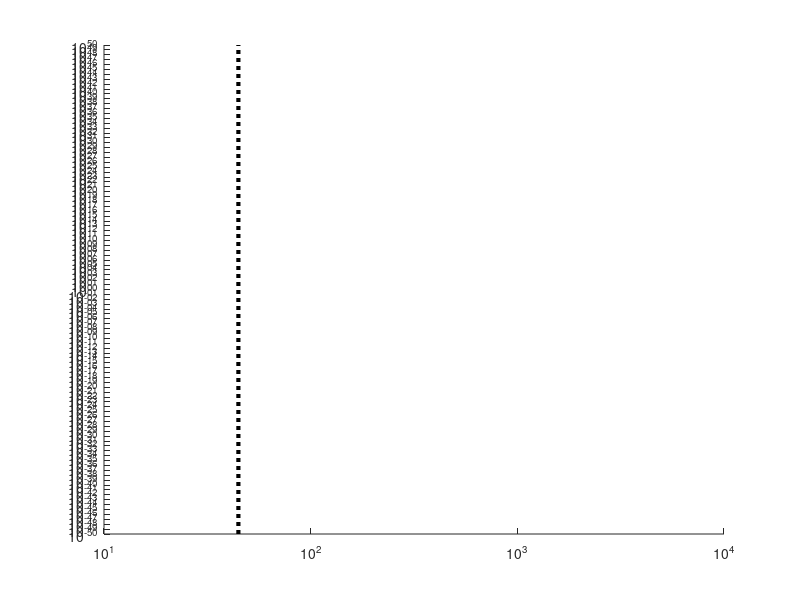

MATLAB code for this plot: (Note: this script raises an error after producing the figure.)
% =========================================================================
% This script performs a numerical comparison of several integer-valued
% sample size allocation schemes:
%
% Naive floor -- Peherstorfer
% Modified -- ceil with floor -- Gruber
% Iterative -- ceil with floor -- L & H
%
% relative to the continuous (real-valued) optimal allocation for the MFMC
% method under a fixed computational budget p.
% -------------------------------------------------------------------------
%         |=============================|
%         |                             |
%         |   /.  .\           /@  @\   |
% Author: |     l      =-->      L      |
%         |      o                X     |
%         |   BEFORE            AFTER   |
%         |=============================|_{*Jiaxing Liang*}
%
% -------------------------------------------------------------------------
% |¬_¬|~_~|@_@|*_*|._.|-_-|G_G|×_×|/_\|w_w|Q_Q|>_>|=_=|+_+|#_#|z_z|>_<|6_9|
% -------------------------------------------------------------------------
% Last modified: Oct-22,2025
% =========================================================================

clear all
close all

%% Load data
% % Example 1
% rho = [1,   9.9977e-01   9.9925e-01  9.9728e-01   9.8390e-01]; %rho_k
% C = [7.30e+01,7.0318e-03,1.4018e-03,5.0613e-04,2.6803e-04]; %cost
% % sigma1 = 1.0840e-02; %standard deviation sigma
% p_max=1e4; % total cost

% Example 2
rho = [1, 9.999882e-01, 9.999743e-01, 9.958253e-01];
C=[44.395, 6.8409e-01, 2.9937e-01, 1.9908e-04];
% sigma1 = 0.03;
p_max=1e4; % total cost

% Example 3
% rho = [1,0.6,0.4];
% C = [100,20,10];
% rho = [1,0.8,0.6,0.4];
% C = [100,50,20,10];
%
% p_max = 180;




rho_p1 = [rho(2:end),0];
delta = rho.^2-rho_p1.^2; % dalta = rho_k^2-rho_{k+1}^2
% temp = delta./C;
% temp(2:end)-temp(1:end-1); %check second cond works for the selected model or not

%% Initialization
M=1;%2e5;
p_range = linspace(sum(C),p_max,M)';%sum(C) % the min budget >= sum(C)
f_real_value = zeros(M,1);
f_floor = zeros(M,1);
f_iterative = zeros(M,1);
f_diff_upper_bound = zeros(M,1);

Cost_real_value = zeros(M,1);
Cost_floor = zeros(M,1);
Cost_iterative = zeros(M,1);



%% For each budget p, generate the relative difference of f and cost
for i = 1:M

    p = 46;%p_range(i);
    % =====================================================================
    % --- Feasibility check ---
    % =====================================================================
    if p < sum(C)
        error('Budget p is insufficient: must satisfy p >= sum(C).');
    end

    % =====================================================================
    % --- Initialization for possible restarts ---
    % =====================================================================
    restart_flag = true;

    while restart_flag
        restart_flag = false;  % reset restart flag

        % =====================================================================
        % --- Real-valued sample size: formula --- Peherstorfer
        % =====================================================================
        N_star = sqrt(delta./C)*p/sum(sqrt(C.*delta));

        % =====================================================================
        % --- Integer-valued sample size: Naive floor --- Peherstorfer
        % =====================================================================
        N_floor = floor(N_star);

        % =====================================================================
        % --- Modified integer-valued sample size: Ceil & floor --- Gruber
        % =====================================================================
        j=1;
        NN = N_floor;
        while N_floor(1)<1
            NN(j) = 1; % modify the corresponding entries
            N_floor = floor(sqrt(delta(j+1:end)./C(j+1:end))*(p-sum(C(1:j).*NN(1:j)))...
                /sum(sqrt(C(j+1:end).*delta(j+1:end)))); % remove the cost of the sample with size 1, and resample.
            j = j + 1;
        end
        NN(j:end) = N_floor; % the remaining sample size will be calculate using the close-form solution formula.


        % =====================================================================
        % --- Integer-valued sample size: Ceil & floor --- L & H
        % Iterative method with modified
        % =====================================================================
        N_iterative = zeros(size(N_star));
        N_iterative(1) = max(floor(N_star(1)),1); % ceil if real-valued sample size falls below 1


        for k=2:length(N_iterative)

            N_iterative(k) = floor(sqrt(delta(k)./C(k))*(p-sum(C(1:k-1).*N_iterative(1:k-1)))...
                /sum(sqrt(C(k:end).*delta(k:end))));

            N_iterative(k) = max(N_iterative(k),1); % modify the sample size in case of 0.

            % --- Discard model condition ---
            if N_iterative(k) == N_iterative(k-1)
                delta_k_1 = rho(k-1)^2 - rho(k+1)^2;
                delta_k = rho(k+1)^2 - rho_p1(k+1)^2;

                if delta_k_1/C(k-1) < delta_k/C(k+1)
                    fprintf('Discarding model index: %d\n', k);

                    % Update rho, delta, and C
                    rho(k)   = [];
                    C(k)     = [];
                    rho_p1   = [rho(2:end), 0];
                    delta    = rho.^2 - rho_p1.^2;
                    % Restart computation with updated variables
                    restart_flag = true;
                    break; % break out of k-loop to restart while-loop            else
                end
            end
        end
    end % while restart_flag


    % =====================================================================
    % --- Calculate f and cost ---
    % =====================================================================
    % Real-valued
    f_real_value(i) = sum(delta./N_star);
    Cost_real_value(i) = sum(C.*N_star);
    % upper bound of relative difference of f
    f_diff_upper_bound(i) = sum(delta./(N_star-1))-f_real_value(i);

    % Integer-valued, naive floor with modified
    f_floor(i) = sum(delta./NN);
    Cost_floor(i) = sum(C.*NN);

    % Integer-valued, iterative with modified
    f_iterative(i) = sum(delta./N_iterative);
    Cost_iterative(i) = sum(C.*N_iterative);

end



%==========================================================================
% Plots of relative difference of f and cost
%==========================================================================
figure(1);hold on;
h_max = max(max((f_floor-f_real_value)./f_real_value,(f_iterative-f_real_value)./f_real_value));
h_min = abs(min(min((f_floor-f_real_value)./f_real_value,(f_iterative-f_real_value)./f_real_value)));
loglog([sum(C),sum(C)],[1e-50,1e50], ':k','LineWidth',3,'MarkerSize',10);
loglog(p_range,f_diff_upper_bound./f_real_value,'o-','LineWidth',3,'color',[.7 0 0],'MarkerSize',5);
loglog(p_range,(f_floor-f_real_value)./f_real_value,'-','LineWidth',3,'color',[.2 0.4 1],'MarkerSize',30);
p2=loglog(p_range,(f_iterative-f_real_value)./f_real_value,'-.','LineWidth',3,'color',[.9 0.7 0],'MarkerSize',30);
p2.Color(4) = 0.6;
% loglog(p_range,f_floor-f_iterative,'-.','LineWidth',3,'color',[.6 0.7 0],'MarkerSize',30);

xlabel('Prescribed budget $p$','FontSize',25,'Interpreter','latex'); ylabel('Relative f deviation','FontSize',25,'Interpreter','latex');
lgd = legend({'$p=\sum_{k}C_k$','Upper bound: $\frac{f(N_k^*-1)}{f(N_k^*)} - 1$',...
    ['Direct floor: $\frac{f(\lfloor N_k^*\rfloor)}{f(N_k^*)}-1$'],...
    ['Iterative: $\frac{f(\lfloor M_k^*\rfloor)}{f(N_k^*)}-1$']},'Fontsize',14,'Interpreter','latex','Location','northeast'); %northeast,southwest
lgd.FontSize = 17;
set(gca,'YScale', 'log', 'XScale', 'log','FontSize',20)
grid on
box on
xlim([sum(C)/1.09 p_max*1.1])
ylim([h_min/20 h_max*100])
hold off;




figure(2);hold on;
h_max = max(max((Cost_real_value-Cost_floor)./p_range,(Cost_real_value-Cost_iterative)./p_range));
h_min = abs(min(min((Cost_real_value-Cost_floor)./p_range,(Cost_real_value-Cost_iterative)./p_range)));
loglog([sum(C),sum(C)],[1e-50,1e50], ':k','LineWidth',3,'MarkerSize',10);
loglog(p_range(1:end),sum(C)*ones(size(p_range))./p_range,'o-','LineWidth',3,'color',[.7 0 0],'MarkerSize',5);
loglog(p_range,(Cost_real_value-Cost_floor)./p_range,'-','LineWidth',3,'color',[.2 0.4 1],'MarkerSize',30);
p2=loglog(p_range,(Cost_real_value-Cost_iterative)./p_range,'-.','LineWidth',3,'color',[.9 0.7 0],'MarkerSize',30);
p2.Color(4) = 0.6;
% loglog(p_range,Cost_iterative-Cost_floor,'-.','LineWidth',3,'color',[.6 0.7 0],'MarkerSize',30);

xlabel('Prescribed budget $p$','FontSize',25,'Interpreter','latex'); ylabel('Relative cost deviation','FontSize',25,'Interpreter','latex');
lgd = legend({'$p=\sum_{k}C_k$','Upper bound: $\frac{\sum_{k}C_k}{p}$',...
    ['Direct floor: $1-\frac{\sum_{k}C_k\lfloor N_k^*\rfloor}{p}$'],...
    ['Iterative: $1-\frac{\sum_{k}C_k\lfloor M_k^*\rfloor}{p}$']},'Fontsize',14,'Interpreter','latex','Location','southwest');
lgd.FontSize = 17;
set(gca,'YScale', 'log', 'XScale', 'log','FontSize',20)
grid on
box on
xlim([sum(C)/1.09 p_max*1.1])
ylim([1e-20 sum(C)*2])
hold off;


figure(3)
hold on;
loglog([sum(C),sum(C)],[1e-13,h_max], ':k','LineWidth',3,'MarkerSize',10);
semilogy(Cost_real_value,f_real_value,'o-','LineWidth',3,'color',[.7 0 0],'MarkerSize',5);
semilogy(Cost_real_value,f_floor,'-.','LineWidth',3,'color',[.2 0.4 1],'MarkerSize',30);
semilogy(Cost_real_value,f_iterative,'-.','LineWidth',3,'color',[.9 0.7 0],'MarkerSize',30);

semilogy(Cost_floor,f_real_value,'-','LineWidth',3,'color',[.2 0.4 1],'MarkerSize',30);
semilogy(Cost_iterative,f_real_value,'-','LineWidth',3,'color',[.9 0.7 0],'MarkerSize',30);


ylim([min(f_real_value) max(f_real_value)*1.3])
xlim([sum(C)/1.09 p_max*1.1])
set(gca,'XScale', 'log','FontSize',20)

xlabel('Prescribed budget $p$','FontSize',25,'Interpreter','latex'); ylabel('f value','FontSize',25,'Interpreter','latex');
lgd = legend({'$p=\sum_{k}C_k$','Real-valued','Actual var -- direct floor','Actual var -- iterative','Actual cost -- direct floor','Actual cost -- iterative'},'Fontsize',14,'Interpreter','latex','Location','northeast');
lgd.FontSize = 17;
grid on
box on

% create a new pair of axes inside current figure
axes('position',[.59 .28 .25 .25])
hold on;
box on % put box around new pair of axes
indexOfInterest = (Cost_real_value < 5.31e3) & (Cost_real_value > 4.99e3); % range of t near perturbation
plot(Cost_real_value(indexOfInterest),f_real_value(indexOfInterest),'o-','LineWidth',3,'color',[.7 0 0],'MarkerSize',5); % plot on new axes
plot(Cost_real_value(indexOfInterest),f_floor(indexOfInterest),'-.','LineWidth',3,'color',[.2 0.4 1],'MarkerSize',30);
plot(Cost_real_value(indexOfInterest),f_iterative(indexOfInterest),'-.','LineWidth',3,'color',[.9 0.7 0],'MarkerSize',30);

plot(Cost_floor(indexOfInterest),f_real_value(indexOfInterest),'-','LineWidth',3,'color',[.2 0.4 1],'MarkerSize',30);
plot(Cost_iterative(indexOfInterest),f_real_value(indexOfInterest),'-','LineWidth',3,'color',[.9 0.7 0],'MarkerSize',30);
axis tight
xlim([5e3 5.31e3])
set(gca,'FontSize',13)
hold off;

hold off;


% figure(4)
% hold on;
% loglog([sum(C),sum(C)],[1e-13,h_max], ':k','LineWidth',3,'MarkerSize',10);
% semilogy(Cost_real_value,f_real_value,'o-','LineWidth',3,'color',[.7 0 0],'MarkerSize',5);
% semilogy(Cost_floor,f_real_value,'-','LineWidth',3,'color',[.2 0.4 1],'MarkerSize',30);
% semilogy(Cost_iterative,f_real_value,'-.','LineWidth',3,'color',[.9 0.7 0],'MarkerSize',30);
% ylim([min(f_real_value) max(f_real_value)*1.3])
% xlim([sum(C)/1.09 p_max*1.1])
% set(gca,'XScale', 'log','FontSize',20)
%
% xlabel('Prescribed budget $p$','FontSize',25,'Interpreter','latex'); ylabel('f value','FontSize',25,'Interpreter','latex');
% lgd = legend({'$p=\sum_{k}C_k$','Real-valued','Direct floor','Iterative'},'Fontsize',14,'Interpreter','latex','Location','northeast');
% lgd.FontSize = 17;
% grid on
% box on
%
% % create a new pair of axes inside current figure
% axes('position',[.59 .28 .25 .25])
% hold on;
% box on % put box around new pair of axes
% indexOfInterest = (Cost_real_value < 5.31e3) & (Cost_real_value > 4.99e3); % range of t near perturbation
% plot(Cost_real_value(indexOfInterest),f_real_value(indexOfInterest),'o-','LineWidth',3,'color',[.7 0 0],'MarkerSize',5); % plot on new axes
% plot(Cost_floor(indexOfInterest),f_real_value(indexOfInterest),'-','LineWidth',3,'color',[.2 0.4 1],'MarkerSize',30);
% plot(Cost_iterative(indexOfInterest),f_real_value(indexOfInterest),'-.','LineWidth',3,'color',[.9 0.7 0],'MarkerSize',30);
% axis tight
% xlim([5e3 5.31e3])
% set(gca,'FontSize',13)
% hold off;
%
% hold off;